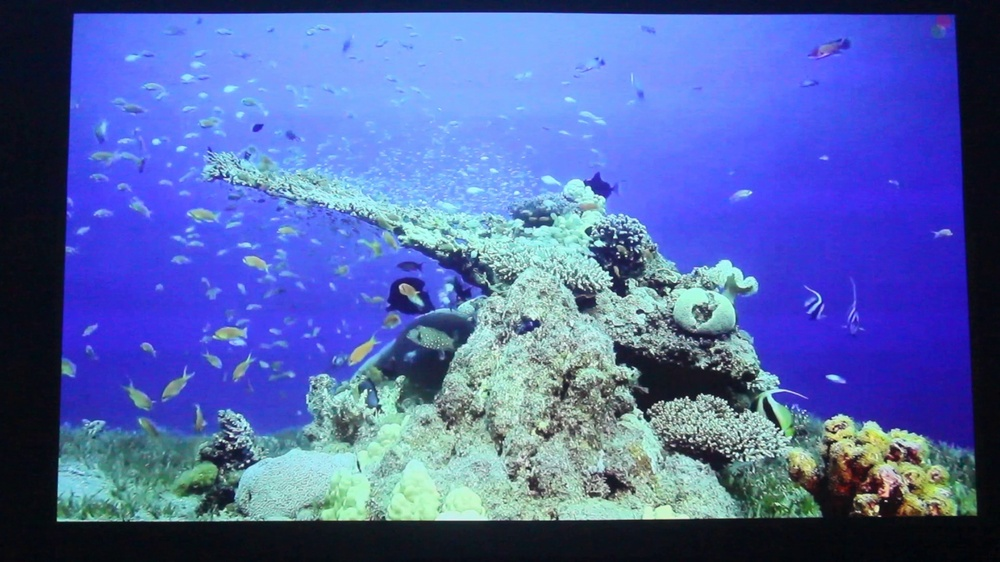
#> input picture Final_Deliver/samples/NoCV1.jpg, 1000 x 562 px, shrunk from 1920 x 1080 before the run, found by its file name
$ python CalculateTransformMatrix.py
#> lines starting #> are read from the running program, lines starting #| are printed output that depends on the picture
## This program take two images as inputs and output a geomatric transform matrix
import numpy as np
import scipy.io as sio
import cv2

MIN_MATCH_COUNT = 10                          #least number of matches to generate transform matrix
cv = cv2.imread('images/NoCV1.jpg')           # cv
#> cv is the input picture: shape (562, 1000, 3); mean B, G, R 171, 101.2, 81.5
pv = cv2.imread('images/PV1.jpg')             # pv
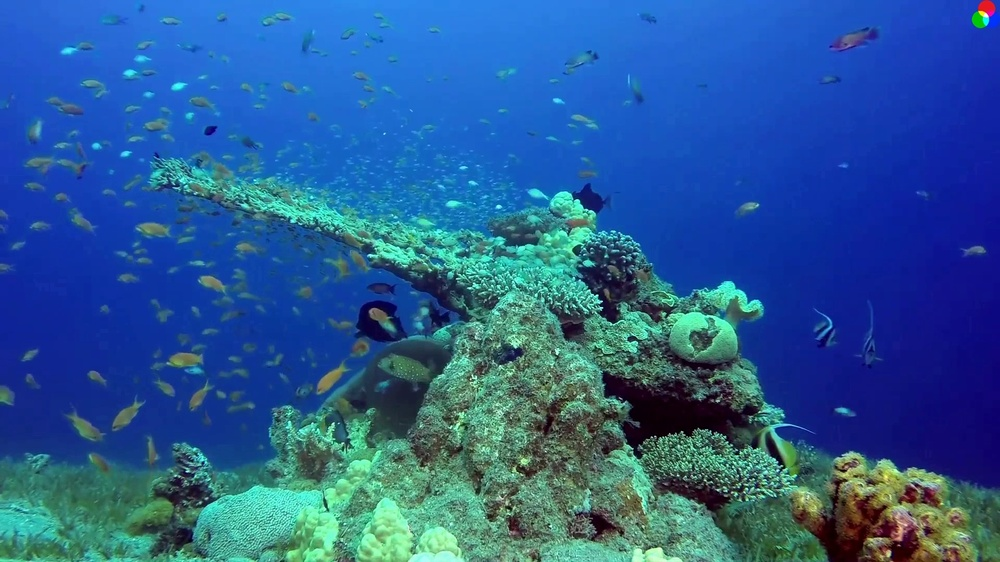
#> input picture Final_Deliver/samples/PV1.jpg, 1000 x 562 px, shrunk from 1920 x 1080 before the run, found by its file name
#> pv is the input picture: shape (562, 1000, 3); mean B, G, R 149.4, 91.4, 40.3

img1 = cv2.cvtColor(cv, cv2.COLOR_BGR2GRAY)
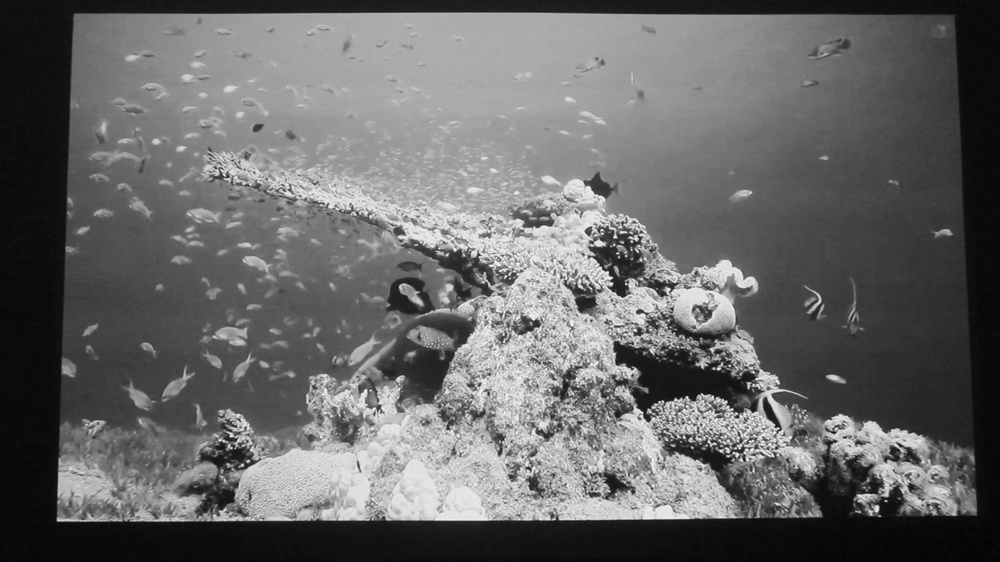
#> img1: shape (562, 1000); min 2, max 251, mean 103.3
img2 = cv2.cvtColor(pv, cv2.COLOR_BGR2GRAY)
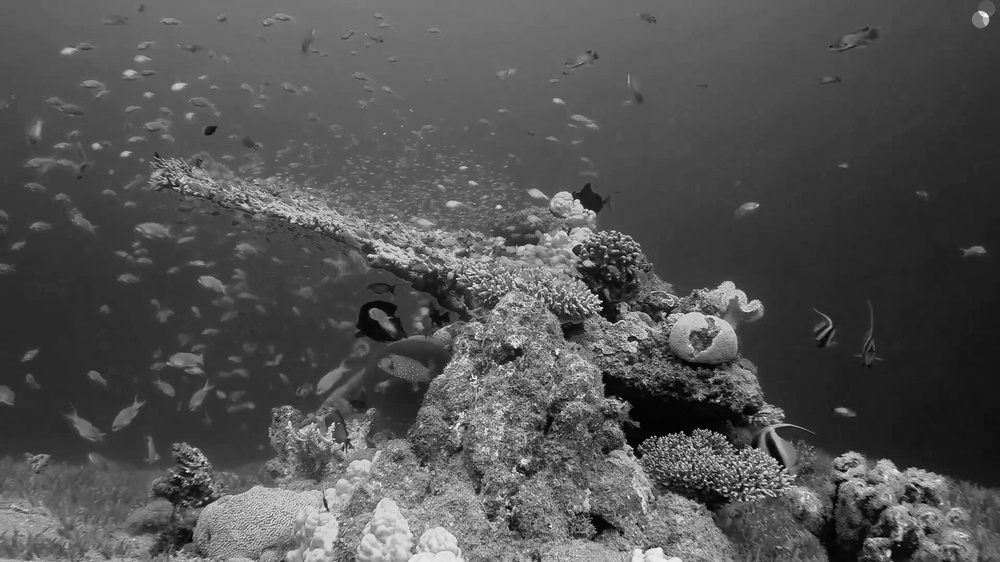
#> img2: shape (562, 1000); min 0, max 252, mean 82.7

# Initiate SIFT detector
sift = cv2.xfeatures2d.SIFT_create()

# find the keypoints and descriptors with SIFT
kp1, des1 = sift.detectAndCompute(img1,None)
#> kp1 = 3752 keypoints; strongest (x, y, size): (615, 237, 2.5), (248, 461, 2.1), (684, 437, 1.8), (877, 508, 4)
kp2, des2 = sift.detectAndCompute(img2,None)
#> kp2 = 3221 keypoints; strongest (x, y, size): (601, 308, 2.4), (469, 288, 1.9), (888, 553, 4.1), (717, 401, 2.2)

#match keypoints using KNN
FLANN_INDEX_KDTREE = 1
index_params = dict(algorithm = FLANN_INDEX_KDTREE, trees = 5)
search_params = dict(checks = 50)
flann = cv2.FlannBasedMatcher(index_params, search_params)
matches = flann.knnMatch(des1,des2,k=2)
#> matches = 3752 matches

# store all the good matches
good = []
for m,n in matches:
    if m.distance < 0.7*n.distance:
        good.append(m)
#> after the loop, good = 1065 matches

if len(good)>MIN_MATCH_COUNT:
    src_pts = np.float32([ kp1[m.queryIdx].pt for m in good ]).reshape(-1,1,2)
#> src_pts = 1065 rows, first 8: [66.9, 503.8], [67, 473], [70.45, 468.4], [72.25, 493.8], [81.55, 495.5], [86.89, 422.7], [88.57, 467.3], [90, 430.7]
    dst_pts = np.float32([ kp2[m.trainIdx].pt for m in good ]).reshape(-1,1,2)
#> dst_pts = 1065 rows, first 8: [10.15, 543.1], [9.47, 510.4], [13.21, 505.6], [15.89, 532], [25.69, 533.9], [30.42, 457.3], [33.24, 505.4], [33.53, 464.8]
    M, mask = cv2.findHomography(src_pts, dst_pts, cv2.RANSAC,5.0)
#> M = [[1.12, 0.042, -81], [-0.00128, 1.16, -13.75], [-1.26e-05, 0.000101, 1]]; mask = 1065 values, max 1 at index 0, min 0 at index 14, mean 0.971
    sio.savemat('Geo_Transfer.mat',{'M':M})

else:
    print( "Not enough matches are found - {}/{}".format(len(good), MIN_MATCH_COUNT) )
    matchesMask = None
